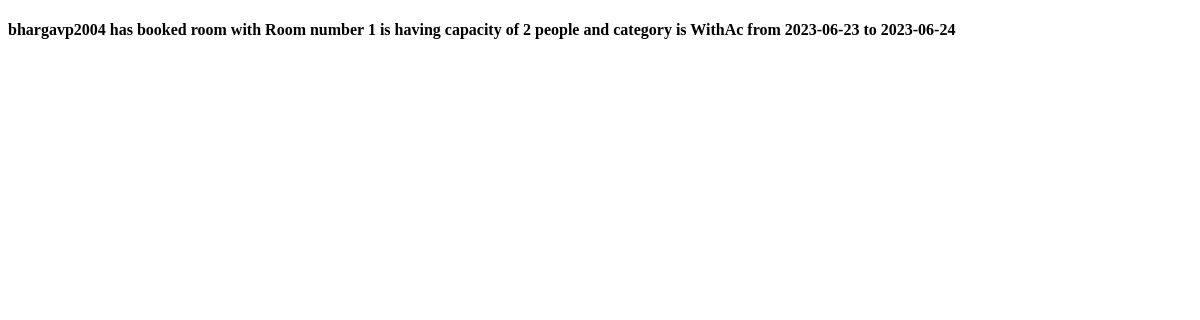
Before: /booking_list/ with the older database file.
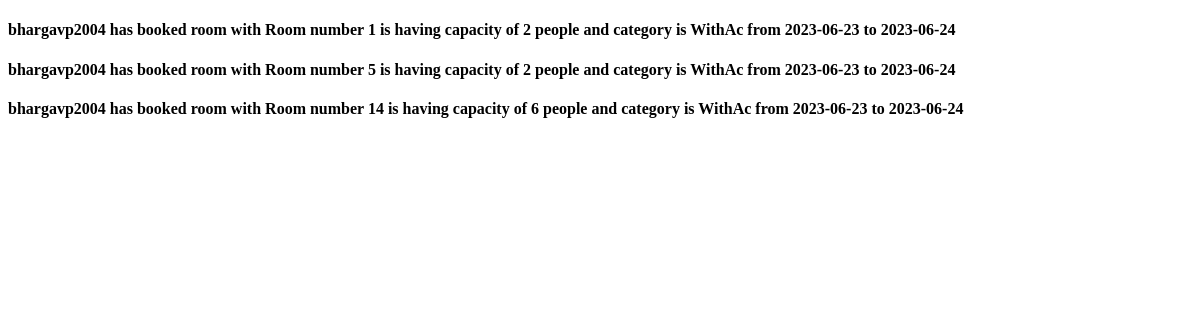
After: the same page with the newer database file.
### HMS_APP/models.py (models this page shows)
class Booking(models.Model):
    user = models.ForeignKey(settings.AUTH_USER_MODEL, on_delete=models.CASCADE)
    room = models.ForeignKey(Room, on_delete=models.CASCADE)
    check_in = models.DateField()
    check_out = models.DateField()
    def __str__(self) :
        return f'{self.user} has booked room with {self.room} from {self.check_in} to {self.check_out}'

class Room(models.Model) :
    ROOM_CATEGORIES = (
        ('WithAc', 'AC'),
        ('WithoutAc', 'NON-AC'),
        ('Deluxe', 'DELUXE'),
    )
    number = models.IntegerField()
    category = models.CharField(max_length = 10, choices=ROOM_CATEGORIES)
    capacity = models.IntegerField()
    def __str__(self) :
        return f'Room number {self.number} is having capacity of {self.capacity} people and category is {self.category}'

### HMS_APP/views.py (the view)
# urls.py: path('booking_list/', BookingList.as_view(), name = "bookinglist"),
class BookingList(ListView):
    model = Booking

### templates/HMS_APP/booking_list.html (shortened to what this page needs)
<!DOCTYPE html>
<html lang="en">
<head>
</head>
<body>
    {% for bookings in booking_list %}
    <h4> {{bookings}} </h4>
    {% endfor %}
</body>
</html>

Changed rows visible on the page:
added Booking: user+room+check_in "bhargavp2004 has booked room with Room number 5 is having capacity of 2 people and category is WithAc from 2023-06-23 to 2023-06-24"
added Booking: user+room+check_in "bhargavp2004 has booked room with Room number 14 is having capacity of 6 people and category is WithAc from 2023-06-23 to 2023-06-24"
